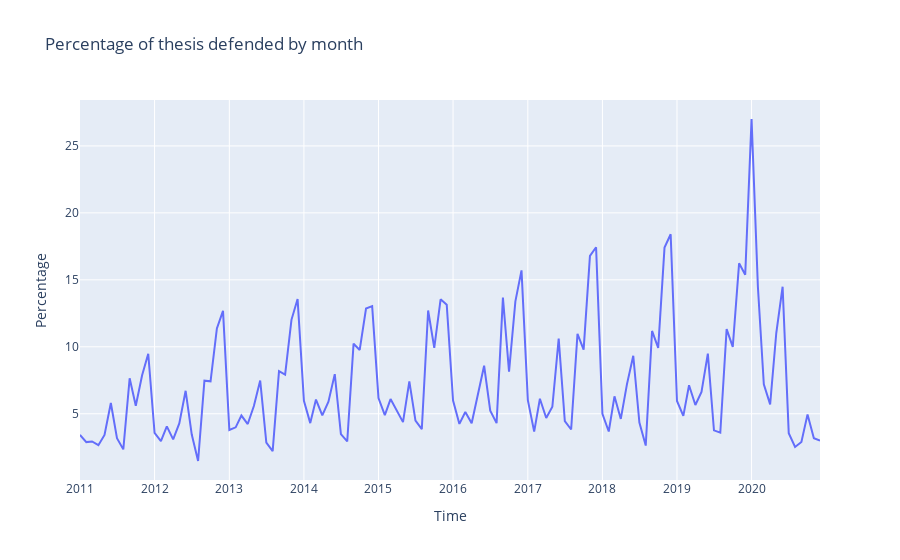

The code cell stored with this chart in its notebook:
### Code cell
df_months.plot(x='Time', y='Percentage', title='Percentage of thesis defended by month')
